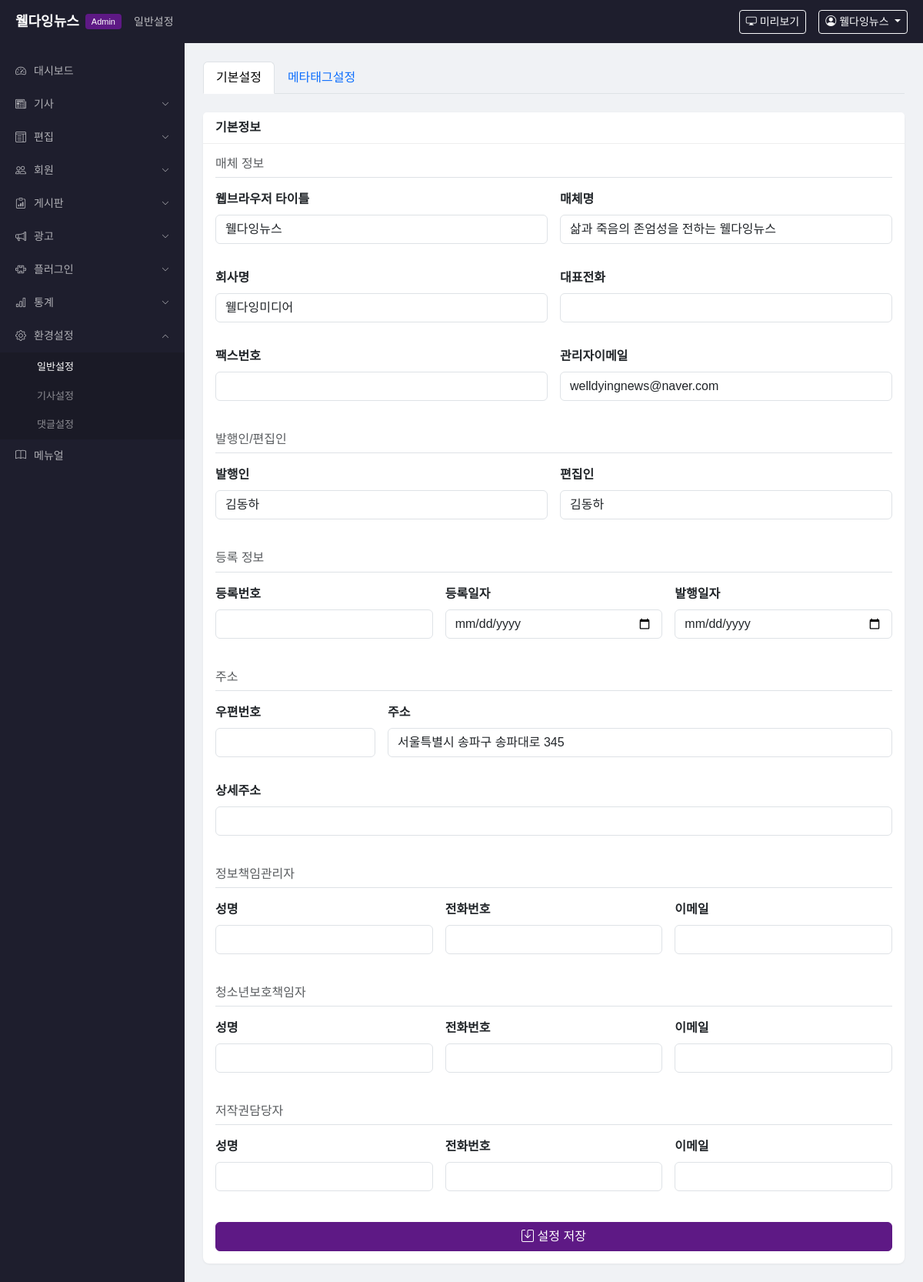
The page /admin/settings/general (signed in) on the database its author committed.
### app/models.py (models this page shows)
class AdminUser(UserMixin, db.Model):
    __tablename__ = 'admin_user'
    id = db.Column(db.Integer, primary_key=True)
    user_id = db.Column(db.String(50), unique=True, nullable=False)
    password_hash = db.Column(db.String(256), nullable=False)
    name = db.Column(db.String(50), nullable=False)
    email = db.Column(db.String(100))
    department = db.Column(db.String(50), default='')
    level = db.Column(db.String(20), default='admin')  # admin, editor, reporter
    is_active = db.Column(db.Boolean, default=True)
    is_dormant = db.Column(db.Boolean, default=False)
    created_at = db.Column(db.DateTime, default=datetime.now)

class SiteSetting(db.Model):
    __tablename__ = 'site_setting'
    id = db.Column(db.Integer, primary_key=True)
    key = db.Column(db.String(50), unique=True, nullable=False)
    value = db.Column(db.Text, default='')
    description = db.Column(db.String(200), default='')

### app/admin/routes.py (the view, shortened to what this page needs)
@admin_bp.route('/settings/general', methods=['GET', 'POST'])
@admin_required
def settings_general():
    settings = {s.key: s for s in SiteSetting.query.all()}
    return render_template('admin/settings_general.html', settings=settings)

### app/__init__.py (called while the page is built)
def create_app():
    app = Flask(__name__)
    app.config.from_object(Config)
    os.makedirs(app.config['UPLOAD_FOLDER'], exist_ok=True)
    db.init_app(app)
    login_manager.init_app(app)
    login_manager.login_view = 'admin.login'
    @login_manager.user_loader
    def load_user(user_id):
        return db.session.get(AdminUser, int(user_id))
    from app.admin import admin_bp
    from app.public import public_bp
    app.register_blueprint(admin_bp, url_prefix='/admin')
    app.register_blueprint(public_bp)
    with app.app_context():
        db.create_all()
    return app

### app/admin/routes.py (called while the page is built)
def admin_required(f):
    @wraps(f)
    @login_required
    def decorated(*args, **kwargs):
        return f(*args, **kwargs)
    return decorated

### app/admin/templates/admin/settings_general.html
{% extends "admin/base.html" %}
{% block nav_title %}일반설정{% endblock %}
{% macro sv(key) %}{{ settings[key].value if key in settings else '' }}{% endmacro %}
{% block content %}
<ul class="nav nav-tabs mb-4">
    <li class="nav-item"><a class="nav-link active" href="{{ url_for('admin.settings_general') }}">기본설정</a></li>
    <li class="nav-item"><a class="nav-link" href="{{ url_for('admin.settings_meta') }}">메타태그설정</a></li>
</ul>
<div class="card">
    <div class="card-header"><strong>기본정보</strong></div>
    <div class="card-body">
        <form method="post">
            <h6 class="text-muted border-bottom pb-2 mb-3">매체 정보</h6>
            <div class="row g-3">
                <div class="col-md-6 mb-3">
                    <label class="form-label fw-bold">웹브라우저 타이틀</label>
                    <input type="text" name="site_name" class="form-control" value="{{ sv('site_name') }}">
                </div>
                <div class="col-md-6 mb-3">
                    <label class="form-label fw-bold">매체명</label>
                    <input type="text" name="site_tagline" class="form-control" value="{{ sv('site_tagline') }}">
                </div>
                <div class="col-md-6 mb-3">
                    <label class="form-label fw-bold">회사명</label>
                    <input type="text" name="company_name" class="form-control" value="{{ sv('company_name') }}">
                </div>
                <div class="col-md-6 mb-3">
                    <label class="form-label fw-bold">대표전화</label>
                    <input type="text" name="tel" class="form-control" value="{{ sv('tel') }}">
                </div>
                <div class="col-md-6 mb-3">
                    <label class="form-label fw-bold">팩스번호</label>
                    <input type="text" name="fax" class="form-control" value="{{ sv('fax') }}">
                </div>
                <div class="col-md-6 mb-3">
                    <label class="form-label fw-bold">관리자이메일</label>
                    <input type="email" name="email" class="form-control" value="{{ sv('email') }}">
                </div>
            </div>
            <h6 class="text-muted border-bottom pb-2 mb-3 mt-4">발행인/편집인</h6>
            <div class="row g-3">
                <div class="col-md-6 mb-3">
                    <label class="form-label fw-bold">발행인</label>
                    <input type="text" name="publisher" class="form-control" value="{{ sv('publisher') }}">
                </div>
                <div class="col-md-6 mb-3">
                    <label class="form-label fw-bold">편집인</label>
                    <input type="text" name="editor_name" class="form-control" value="{{ sv('editor_name') }}">
                </div>
            </div>
            <h6 class="text-muted border-bottom pb-2 mb-3 mt-4">등록 정보</h6>
            <div class="row g-3">
                <div class="col-md-4 mb-3">
                    <label class="form-label fw-bold">등록번호</label>
                    <input type="text" name="registration_no" class="form-control" value="{{ sv('registration_no') }}">
                </div>
                <div class="col-md-4 mb-3">
                    <label class="form-label fw-bold">등록일자</label>
                    <input type="date" name="registration_date" class="form-control" value="{{ sv('registration_date') }}">
                </div>
                <div class="col-md-4 mb-3">
                    <label class="form-label fw-bold">발행일자</label>
                    <input type="date" name="publication_date" class="form-control" value="{{ sv('publication_date') }}">
                </div>
            </div>
            <h6 class="text-muted border-bottom pb-2 mb-3 mt-4">주소</h6>
            <div class="row g-3">
                <div class="col-md-3 mb-3">
                    <label class="form-label fw-bold">우편번호</label>
                    <input type="text" name="zipcode" class="form-control" value="{{ sv('zipcode') }}">
                </div>
                <div class="col-md-9 mb-3">
                    <label class="form-label fw-bold">주소</label>
                    <input type="text" name="address" class="form-control" value="{{ sv('address') }}">
                </div>
                <div class="col-12 mb-3">
                    <label class="form-label fw-bold">상세주소</label>
                    <input type="text" name="address2" class="form-control" value="{{ sv('address2') }}">
                </div>
            </div>
            <h6 class="text-muted border-bottom pb-2 mb-3 mt-4">정보책임관리자</h6>
            <div class="row g-3">
                <div class="col-md-4 mb-3">
                    <label class="form-label fw-bold">성명</label>
                    <input type="text" name="p_person" class="form-control" value="{{ sv('p_person') }}">
                </div>
                <div class="col-md-4 mb-3">
                    <label class="form-label fw-bold">전화번호</label>
                    <input type="tel" name="p_tel" class="form-control" value="{{ sv('p_tel') }}">
                </div>
                <div class="col-md-4 mb-3">
                    <label class="form-label fw-bold">이메일</label>
                    <input type="email" name="p_email" class="form-control" value="{{ sv('p_email') }}">
                </div>
            </div>
            <h6 class="text-muted border-bottom pb-2 mb-3 mt-4">청소년보호책임자</h6>
            <div class="row g-3">
                <div class="col-md-4 mb-3">
                    <label class="form-label fw-bold">성명</label>
                    <input type="text" name="y_person" class="form-control" value="{{ sv('y_person') }}">
                </div>
                <div class="col-md-4 mb-3">
                    <label class="form-label fw-bold">전화번호</label>
                    <input type="tel" name="y_tel" class="form-control" value="{{ sv('y_tel') }}">
                </div>
                <div class="col-md-4 mb-3">
                    <label class="form-label fw-bold">이메일</label>
                    <input type="email" name="y_email" class="form-control" value="{{ sv('y_email') }}">
                </div>
            </div>
            <h6 class="text-muted border-bottom pb-2 mb-3 mt-4">저작권담당자</h6>
            <div class="row g-3">
                <div class="col-md-4 mb-3">
                    <label class="form-label fw-bold">성명</label>
                    <input type="text" name="copy_person" class="form-control" value="{{ sv('copy_person') }}">
                </div>
                <div class="col-md-4 mb-3">
                    <label class="form-label fw-bold">전화번호</label>
                    <input type="tel" name="copy_tel" class="form-control" value="{{ sv('copy_tel') }}">
                </div>
                <div class="col-md-4 mb-3">
                    <label class="form-label fw-bold">이메일</label>
                    <input type="email" name="copy_email" class="form-control" value="{{ sv('copy_email') }}">
                </div>
            </div>
            <div class="d-grid mt-4">
                <button type="submit" class="btn btn-primary"><i class="bi bi-save"></i> 설정 저장</button>
            </div>
        </form>
    </div>
</div>
{% endblock %}

### app/admin/templates/admin/base.html (shortened to what this page needs)
<!DOCTYPE html>
<html lang="ko">
<head>
    <link href="https://cdn.jsdelivr.net/npm/bootstrap@5.3.3/dist/css/bootstrap.min.css" rel="stylesheet">
    <link href="https://cdn.jsdelivr.net/npm/bootstrap-icons@1.11.3/font/bootstrap-icons.min.css" rel="stylesheet">
    <link href="{{ url_for('static', filename='css/admin.css') }}" rel="stylesheet">
</head>
<body>
<header class="admin-header">
    <div class="d-flex align-items-center w-100">
        <a href="{{ url_for('admin.dashboard') }}" class="admin-logo">
            <span class="logo-text">웰다잉뉴스</span>
            <span class="logo-badge">Admin</span>
        </a>
        <div class="admin-nav-title ms-3">{% block nav_title %}대시보드{% endblock %}</div>
        <div class="ms-auto d-flex align-items-center gap-3">
            <a href="{{ url_for('public.index') }}" target="_blank" class="btn btn-sm btn-outline-light">
                <i class="bi bi-display"></i> 미리보기
            </a>
            <div class="dropdown">
                <button class="btn btn-sm btn-outline-light dropdown-toggle" data-bs-toggle="dropdown">
                    <i class="bi bi-person-circle"></i> {{ current_user.name }}
                </button>
            </div>
        </div>
    </div>
</header>
<div class="admin-layout">
    <aside class="admin-sidebar">
        <nav>
            {% set ep = request.endpoint or '' %}
            <ul class="sidebar-nav">
                <li class="{% if ep == 'admin.dashboard' %}active{% endif %}">
                    <a href="{{ url_for('admin.dashboard') }}"><i class="bi bi-speedometer2"></i> 대시보드</a>
                </li>
                <li class="nav-group {% if 'article' in ep or ep == 'admin.approval' or ep == 'admin.article_comments' or ep == 'admin.article_structure' %}open{% endif %}">
                    <a href="#" class="nav-group-toggle"><i class="bi bi-newspaper"></i> 기사 <i class="bi bi-chevron-down ms-auto"></i></a>
                </li>
                <li class="nav-group {% if 'edit_layout' in ep %}open{% endif %}">
                    <a href="#" class="nav-group-toggle"><i class="bi bi-layout-text-window"></i> 편집 <i class="bi bi-chevron-down ms-auto"></i></a>
                </li>
                <li class="nav-group {% if 'member' in ep or 'dormant' in ep or 'etc_level' in ep or 'division' in ep or 'department' in ep %}open{% endif %}">
                    <a href="#" class="nav-group-toggle"><i class="bi bi-people"></i> 회원 <i class="bi bi-chevron-down ms-auto"></i></a>
                </li>
                <li class="nav-group {% if 'board' in ep or 'bbs' in ep or 'event_request' in ep %}open{% endif %}">
                    <a href="#" class="nav-group-toggle"><i class="bi bi-clipboard-data"></i> 게시판 <i class="bi bi-chevron-down ms-auto"></i></a>
                </li>
                <li class="nav-group {% if 'banner' in ep or 'popup' in ep %}open{% endif %}">
                    <a href="#" class="nav-group-toggle"><i class="bi bi-megaphone"></i> 광고 <i class="bi bi-chevron-down ms-auto"></i></a>
                </li>
                <li class="nav-group {% if 'poll' in ep %}open{% endif %}">
                    <a href="#" class="nav-group-toggle"><i class="bi bi-puzzle"></i> 플러그인 <i class="bi bi-chevron-down ms-auto"></i></a>
                </li>
                <li class="nav-group {% if 'stats' in ep %}open{% endif %}">
                    <a href="#" class="nav-group-toggle"><i class="bi bi-bar-chart"></i> 통계 <i class="bi bi-chevron-down ms-auto"></i></a>
                </li>
                <li class="nav-group {% if 'settings' in ep or 'section' in ep or 'comment_config' in ep %}open{% endif %}">
                    <a href="#" class="nav-group-toggle"><i class="bi bi-gear"></i> 환경설정 <i class="bi bi-chevron-down ms-auto"></i></a>
                    <ul class="nav-sub">
                        <li class="{% if ep == 'admin.settings_general' %}active{% endif %}"><a href="{{ url_for('admin.settings_general') }}">일반설정</a></li>
                        <li class="{% if ep == 'admin.settings_sections' %}active{% endif %}"><a href="{{ url_for('admin.settings_sections') }}">기사설정</a></li>
                        <li class="{% if ep == 'admin.settings_comment' %}active{% endif %}"><a href="{{ url_for('admin.settings_comment') }}">댓글설정</a></li>
                    </ul>
                </li>
                <li class="{% if ep == 'admin.manual' %}active{% endif %}">
                    <a href="{{ url_for('admin.manual') }}"><i class="bi bi-book"></i> 메뉴얼</a>
                </li>
            </ul>
        </nav>
    </aside>
    <main class="admin-content">
        {% block content %}{% endblock %}
    </main>
</div>
</body>
</html>

### app/static/css/admin.css (style rules this page uses)
body { font-family: 'Noto Sans KR', sans-serif; background: #f0f2f5; margin: 0; }
.admin-header { position: fixed; top: 0; left: 0; right: 0; z-index: 1000; height: 56px; background: #1e1e2d; color: #fff; display: flex; align-items: center; padding: 0 20px; }
.admin-logo { text-decoration: none; display: flex; align-items: center; gap: 8px; }
.admin-logo .logo-text { color: #fff; font-size: 18px; font-weight: 700; }
.admin-logo .logo-badge { background: #5e1985; color: #fff; font-size: 11px; padding: 2px 8px; border-radius: 4px; font-weight: 500; }
.admin-nav-title { color: rgba(255,255,255,0.7); font-size: 14px; }
.admin-layout { display: flex; margin-top: 56px; min-height: calc(100vh - 56px); }
.admin-sidebar { width: 240px; min-width: 240px; background: #1e1e2d; padding: 15px 0; position: fixed; top: 56px; bottom: 0; left: 0; overflow-y: auto; }
.sidebar-nav { list-style: none; padding: 0; margin: 0; }
.sidebar-nav > li > a { display: flex; align-items: center; gap: 10px; padding: 11px 20px; color: rgba(255,255,255,0.65); text-decoration: none; font-size: 14px; transition: all 0.2s; }
.nav-sub { list-style: none; padding: 0; margin: 0; display: none; background: rgba(0,0,0,0.15); }
.nav-group.open .nav-sub { display: block; }
.nav-sub li a { display: block; padding: 9px 20px 9px 48px; color: rgba(255,255,255,0.5); text-decoration: none; font-size: 13px; transition: all 0.2s; }
.nav-sub li a:hover, .nav-sub li.active a { color: #fff; }
.nav-group-toggle .ms-auto { font-size: 10px; transition: transform 0.2s; }
.nav-group.open .nav-group-toggle .ms-auto { transform: rotate(180deg); }
.admin-content { flex: 1; margin-left: 240px; padding: 24px; }
.card { border: none; box-shadow: 0 1px 3px rgba(0,0,0,0.06); border-radius: 8px; }
.card-header { background: #fff; border-bottom: 1px solid #eee; font-weight: 500; }
.btn-primary { background: #5e1985; border-color: #5e1985; }

### rows shown on the page
AdminUser: name "웰다잉뉴스"
SiteSetting: site_name "웰다잉뉴스"
SiteSetting: site_tagline "삶과 죽음의 존엄성을 전하는 웰다잉뉴스"
SiteSetting: company_name "웰다잉미디어"
SiteSetting: email "welldyingnews@naver.com"
SiteSetting: publisher "김동하"
SiteSetting: editor_name "김동하"
SiteSetting: address "서울특별시 송파구 송파대로 345"
